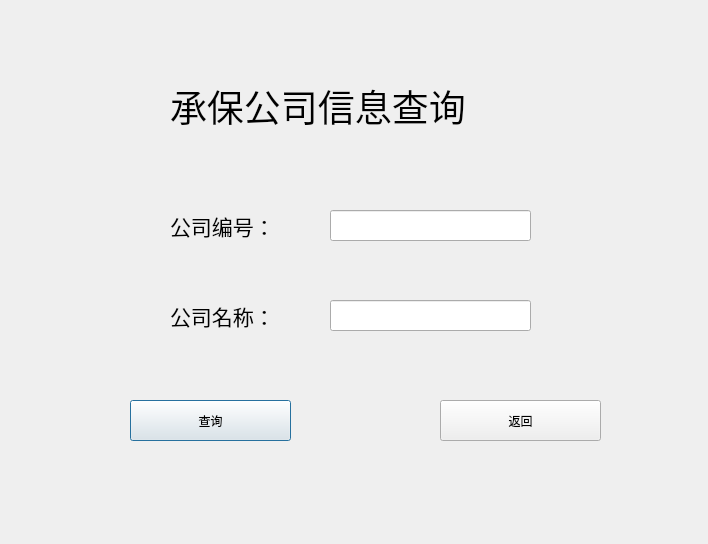
<?xml version="1.0" encoding="UTF-8"?>
<ui version="4.0">
 <class>IncSearchDialog</class>
 <widget class="QDialog" name="IncSearchDialog">
  <property name="geometry">
   <rect>
    <x>0</x>
    <y>0</y>
    <width>708</width>
    <height>544</height>
   </rect>
  </property>
  <property name="windowTitle">
   <string>Dialog</string>
  </property>
  <widget class="QLabel" name="label_61">
   <property name="geometry">
    <rect>
     <x>170</x>
     <y>70</y>
     <width>381</width>
     <height>71</height>
    </rect>
   </property>
   <property name="font">
    <font>
     <pointsize>28</pointsize>
    </font>
   </property>
   <property name="text">
    <string>承保公司信息查询</string>
   </property>
  </widget>
  <widget class="QLineEdit" name="Main_IncSearchNumberEdit">
   <property name="geometry">
    <rect>
     <x>330</x>
     <y>210</y>
     <width>201</width>
     <height>31</height>
    </rect>
   </property>
  </widget>
  <widget class="QLabel" name="label_59">
   <property name="geometry">
    <rect>
     <x>170</x>
     <y>200</y>
     <width>181</width>
     <height>51</height>
    </rect>
   </property>
   <property name="font">
    <font>
     <pointsize>16</pointsize>
    </font>
   </property>
   <property name="text">
    <string>公司编号：</string>
   </property>
  </widget>
  <widget class="QLineEdit" name="Main_IncSearchNameEdit">
   <property name="geometry">
    <rect>
     <x>330</x>
     <y>300</y>
     <width>201</width>
     <height>31</height>
    </rect>
   </property>
  </widget>
  <widget class="QPushButton" name="pushButton_3">
   <property name="geometry">
    <rect>
     <x>130</x>
     <y>400</y>
     <width>161</width>
     <height>41</height>
    </rect>
   </property>
   <property name="text">
    <string>查询</string>
   </property>
  </widget>
  <widget class="QPushButton" name="pushButton_2">
   <property name="geometry">
    <rect>
     <x>440</x>
     <y>400</y>
     <width>161</width>
     <height>41</height>
    </rect>
   </property>
   <property name="text">
    <string>返回</string>
   </property>
  </widget>
  <widget class="QLabel" name="label_62">
   <property name="geometry">
    <rect>
     <x>170</x>
     <y>290</y>
     <width>131</width>
     <height>51</height>
    </rect>
   </property>
   <property name="font">
    <font>
     <pointsize>16</pointsize>
    </font>
   </property>
   <property name="text">
    <string>公司名称：</string>
   </property>
  </widget>
 </widget>
 <resources/>
 <connections/>
</ui>
